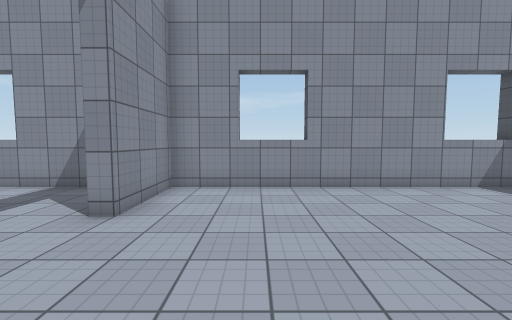
View 1 (above)

15 first-person views from a walk through a 3-D level made in the Unity game engine. The camera is 1.5 m above the floor, tilts 4° down and sees 90° across. The floor is counted in squares, 1.12 m on a side. Each view is taken from the middle of a square. On the plan, view 1 faces up. The plan holds only what a view shows up to about 13 squares ahead; the rest is blank. The place goes on beyond the plan. The player character is not drawn. Some surface patterns are stand-ins.

View 2
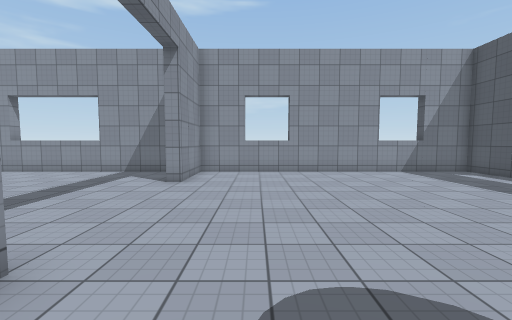

View 3
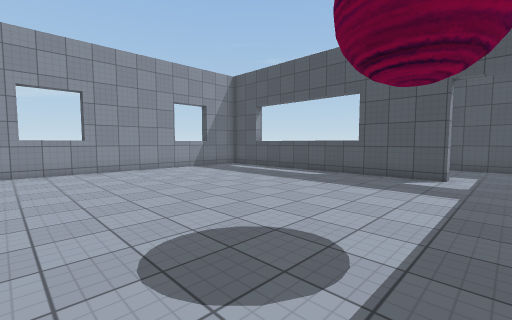

View 4
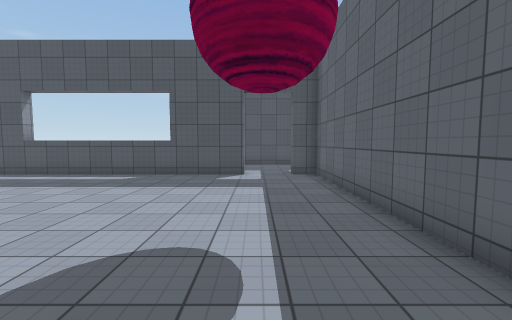

View 5
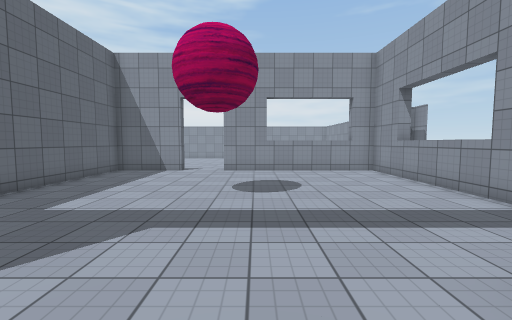

View 6
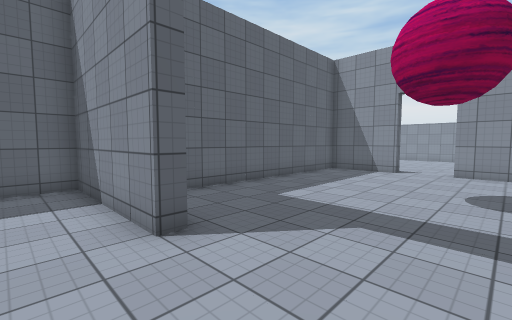

View 7
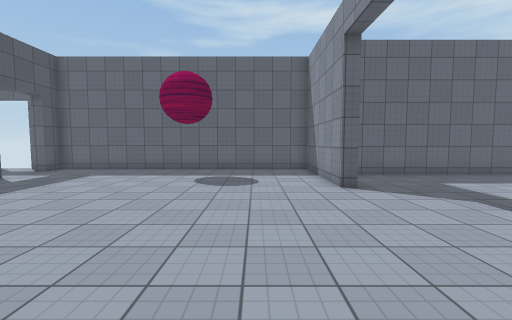

View 8
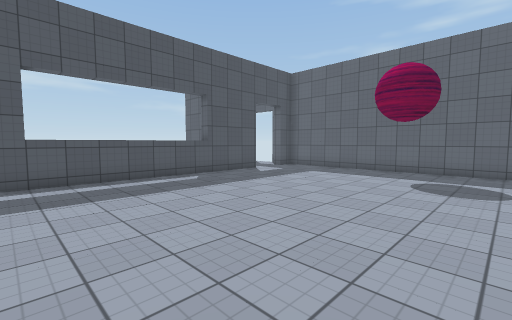

View 9
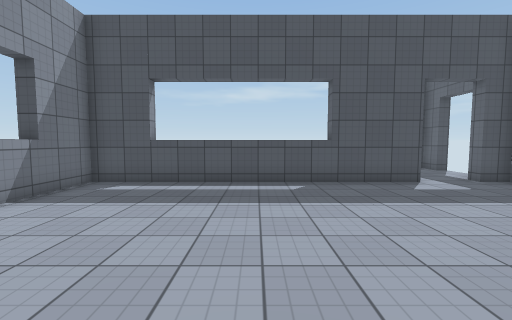

View 10
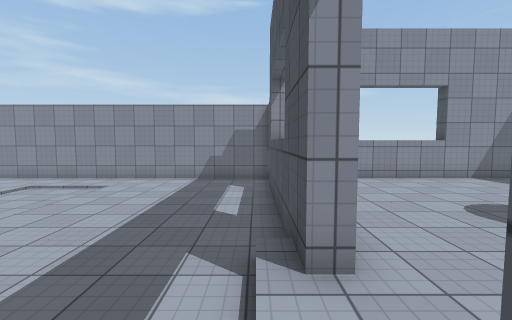

View 11
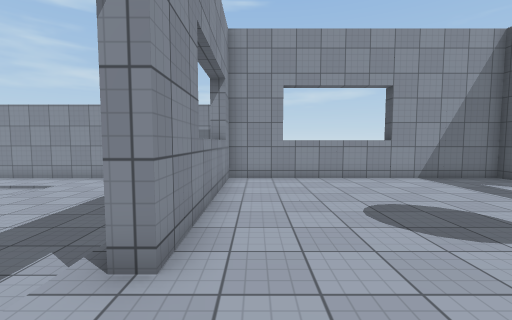

View 12
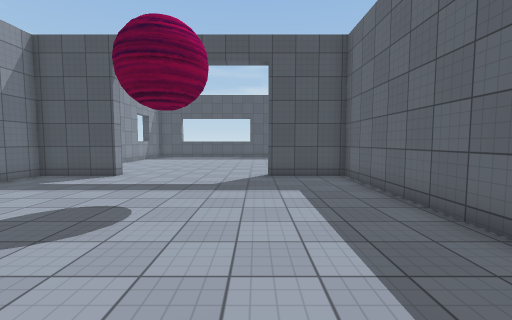

View 13
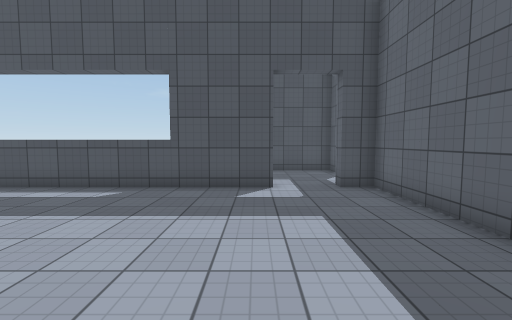

View 14
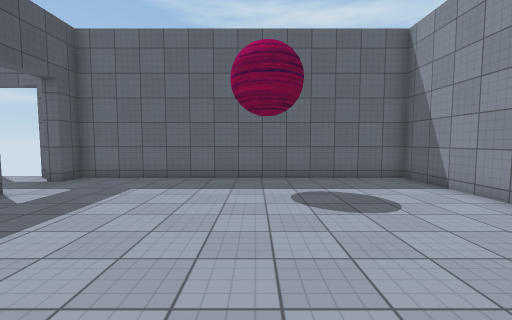

View 15
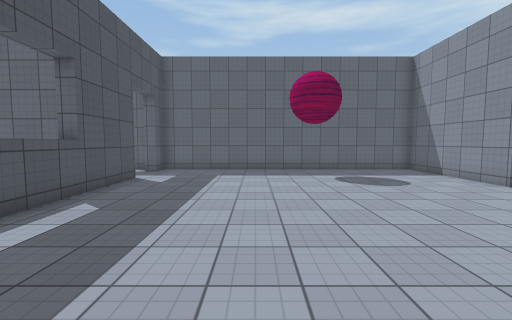

### Floor plan
Key: @ floor where view 1 was taken; # wall or solid block; x gap in a wall; . main floor; - floor 0.25 m lower than the main floor; / step, stairs or slope.
Columns run from 26 left of view 1 to 14 right of it. Each row starts with its distance up from view 1.
 10 ##############
  9  ------------#
  8   -----------########################
  7        ------#.........#............#
  6        ------#.........#............#
  5        ------#.........#............#
  4        ------#......................#
  3        ------#......................#
  2         -----#......................#
  1          ---/#......................#
  0          ---/.............@.........#
 -1             /.......................#
 -2             /#.........#............####
 -3              #.........#............#.  #
 -4              #.........#................#
 -5              ###########................#
 -6                        #............#...#
 -7                        ##############x ##

Positions as (right, up) in squares from view 1, and headings:
1: (0, 0), facing up
2: (0, -4), facing up
3: (-1, -5), facing up-right
4: (-1, -4), facing right
5: (-1, 2), facing left
6: (-1, 2), facing down-left
7: (0, 6), facing down
8: (0, 6), facing down-right
9: (1, 2), facing right
10: (-14, -2), facing up
11: (-12, -2), facing up
12: (-13, -1), facing right
13: (2, -3), facing right
14: (3, 3), facing down
15: (5, 6), facing down
